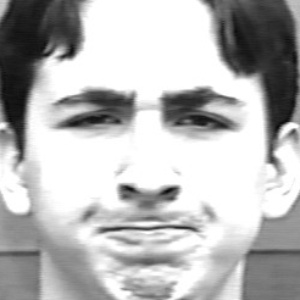
#> input picture Final_Year/DATASETS/BORE/bore100.jpg, 300 x 300 px; its folder holds 3 pictures in this run
$ python atf_testing.py
#> lines starting #> are read from the running program, lines starting #| are printed output that depends on the picture
import numpy as np
import sklearn
from sklearn import svm
from sklearn.svm import LinearSVC
from imutils import paths
import argparse
import pickle
import cv2
import os
import imutils
from sklearn.datasets import load_digits
from imutils import face_utils
from skimage import feature

hist_data = []
lbp_data = []
labels = []
src_path = ("O:\\Nama_College\\FYP\\Final_Year\\DATASETS\\")

def describe(image):
    eps = 1e-7
    numPoints = 25
    radius = 8
    method = "uniform"
    lbp = feature.local_binary_pattern(image, numPoints, radius, method)
    (hist, _) = np.histogram(lbp.ravel(), bins=np.arange(0, numPoints + 3), range=(0, numPoints + 2))
    hist = hist.astype("float")
    hist /= (hist.sum() + eps)

    return lbp, hist
'''
describe(image, eps=1e-7, 8, 1,"uniform")
'''
items = os.listdir(src_path)
for img in items:
    #print(img)
    filee = src_path + "\\" + img
    os.chdir(filee)
    images = os.listdir(filee)
    for pic in images:
        photo = cv2.imread(pic,0)
#> photo is the input picture: shape (300, 300); min 8, max 255, mean 182.4
        lbp, hist = describe(photo)
#> in describe, `lbp = feature.local_binary_pattern(image, numPoints, radius, method)`:
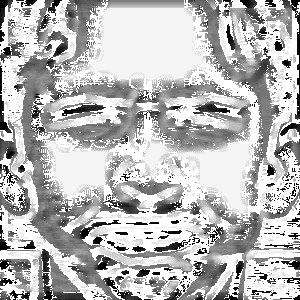
#> lbp: shape (300, 300) float64; min 0, max 26, mean 19; drawn with min black and max white
#> in describe, `(hist, _) = np.histogram(lbp.ravel(), bins=np.arange(0, numPoints + 3)..`: hist = 27 values, max 30871 at index 26, min 843 at index 2, mean 3333.3
#> in describe, `hist /= (hist.sum() + eps)`: hist = 27 values, max 0.343 at index 26, min 0.00937 at index 2, mean 0.037
        S = pic.split(".")[-2]
        print(S)

        hist_data.append(hist)
        lbp_data.append(lbp)
        labels.append(S)
        file = open("O:\\Nama_College\\FYP\\Final_Year\\hist_data.txt", "w")
        filee = open("O:\\Nama_College\\FYP\\Final_Year\\lbp_data.txt", "w")

        hd = str(hist_data)
        ld = str(lbp_data)

        file.write(ld)
        filee.write(ld)
        file.close()
        filee.close()
#> pass 2 of the loop `for img in items:`:
#> images = ['INTERESTED123.jpg']
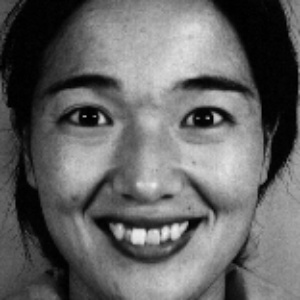
#> input picture Final_Year/DATASETS/INTERESTED/INTERESTED123.jpg, 300 x 300 px
#> photo is the input picture: shape (300, 300); min 0, max 242, mean 100.7
#> in describe (call 4), `lbp = feature.local_binary_pattern(image, numPoints, radius, method)`:
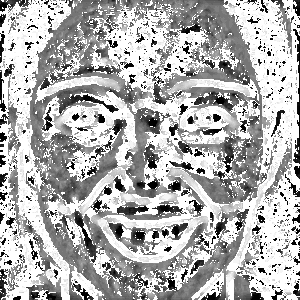
#> lbp: shape (300, 300) float64; min 0, max 26, mean 18.1; drawn with min black and max white
#> in describe (call 4), `(hist, _) = np.histogram(lbp.ravel(), bins=np.arange(0, numPoints + 3)..`: hist = 27 values, max 39442 at index 26, min 597 at index 18, mean 3333.3
#> in describe (call 4), `hist /= (hist.sum() + eps)`: hist = 27 values, max 0.438 at index 26, min 0.00663 at index 18, mean 0.037
#> S = 'INTERESTED123'
#| INTERESTED123


print ("training is gonna start for LBP")
trained_model_lbp =  LinearSVC(C=100.0,random_state=42)
#> (the run stopped early here; a loop or call above may not have finished)
